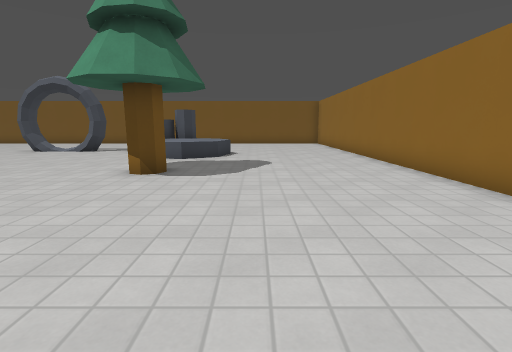
[1] (above)

18 first-person views from a walk through a level from a Godot 3-D game. The camera is 1.2 m above the floor, tilts 10° down and sees 85° across. The floor is counted in squares, 1 m on a side. Each view is taken from the middle of a square. On the plan, view 1 faces up. The plan holds only what a view shows up to about 13 squares ahead; the rest is blank. Surface patterns are stand-ins for the level's own textures.

[2]
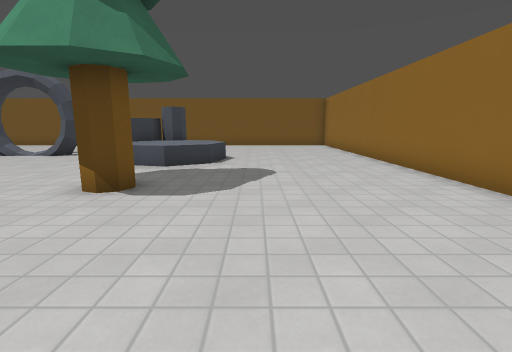

[3]
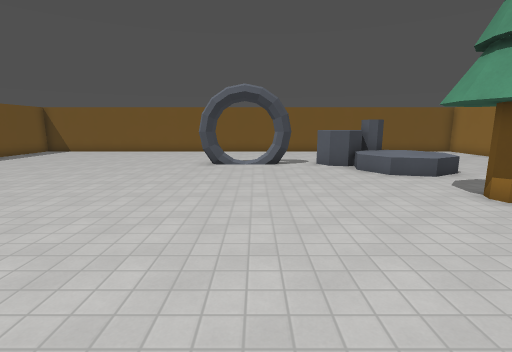

[4]
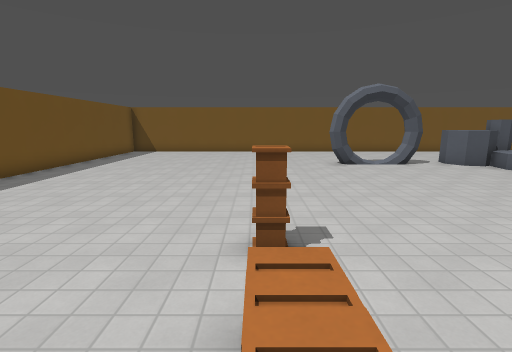

[5]
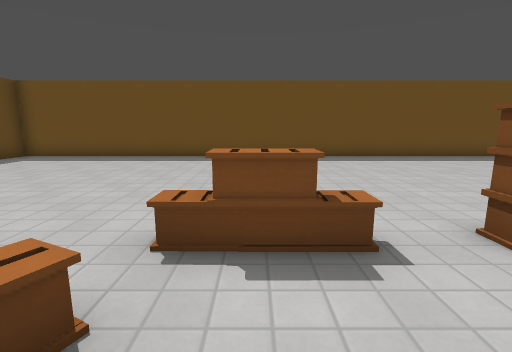

[6]
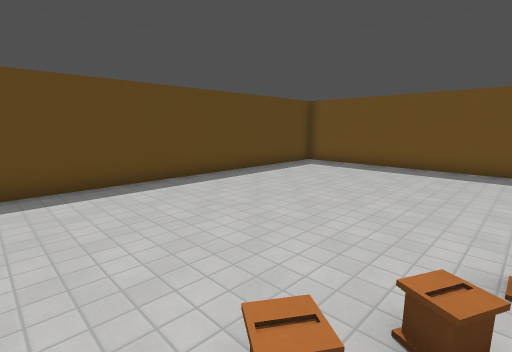

[7]
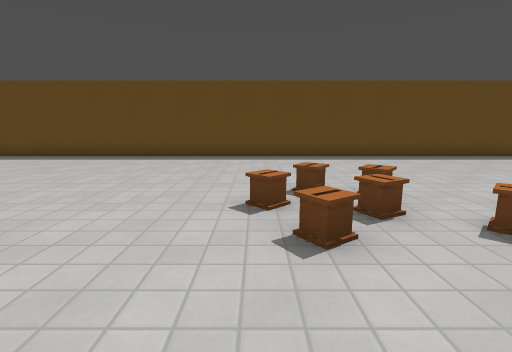

[8]
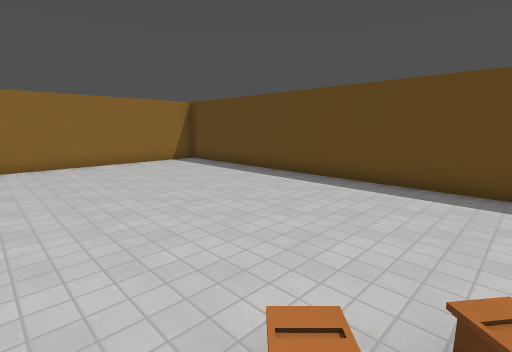

[9]
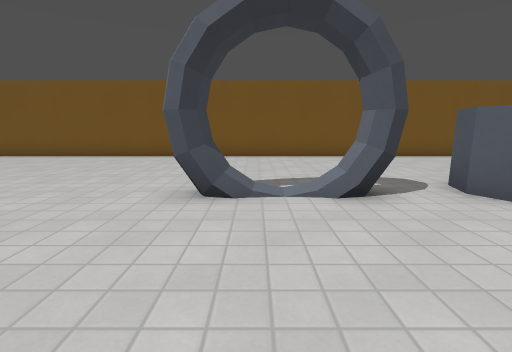

[10]
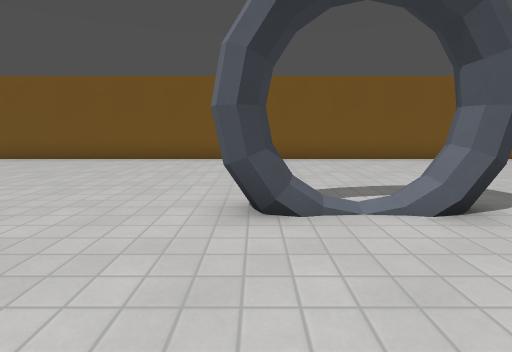

[11]
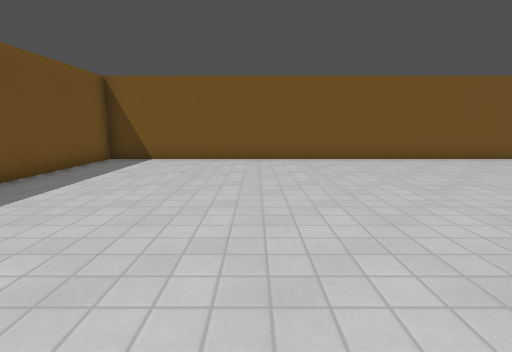

[12]
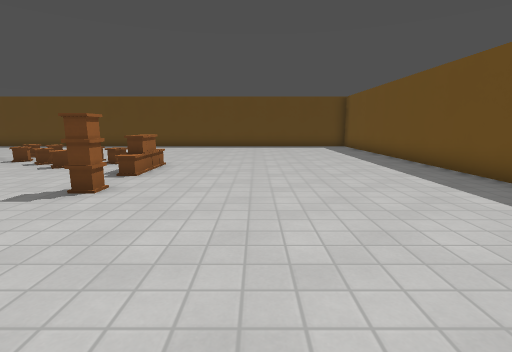

[13]
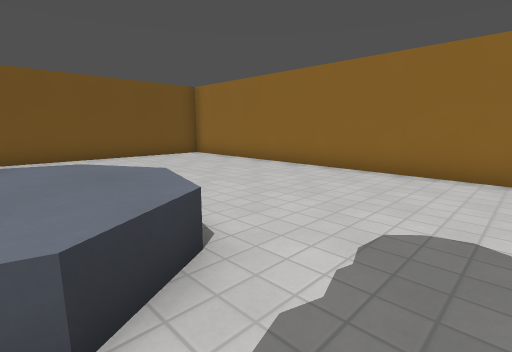

[14]
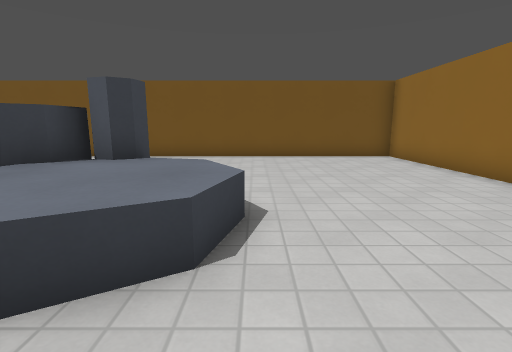

[15]
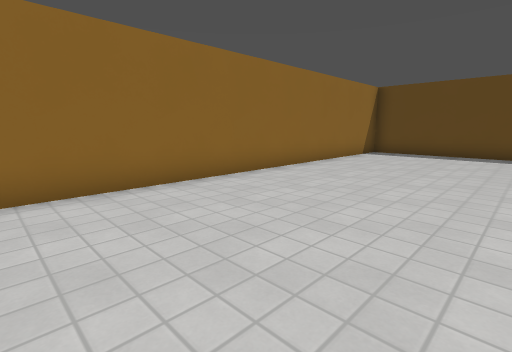

[16]
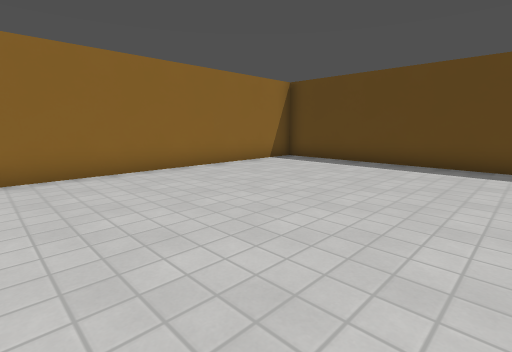

[17]
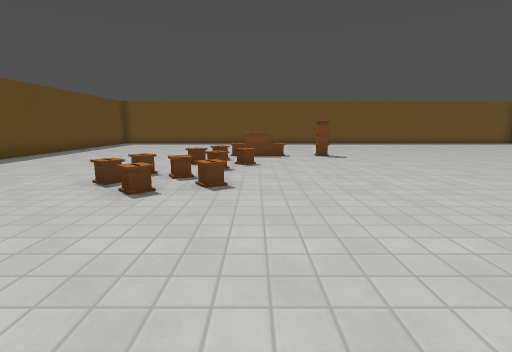

[18]
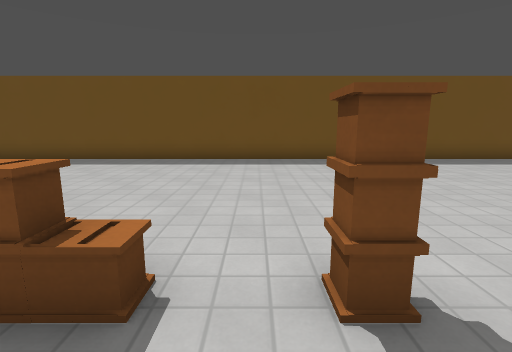

### Floor plan
Points are (right, up) in squares from view 1. A wall is a line through its corners. A room is listed if a view was taken in it or the views show most of it. See-through windows are left out.
Room 1 (views 1, 2, 3, 4, 5, 6, 7, 8, 9, 10, 11, 12, 13, 14, 15, 16, 17, 18)
walls: (-11.4, 13.5) (-11.6, 14); (-2.4, 7.5) (-2.6, 7.1) (-2.9, 7) (-3.3, 7.1) (-3.4, 7.5) (-3.3, 7.9); (-10.5, 13.9) (-11.2, 13.6); (-10.7, 14.1) (-11, 13.5) (-11.5, 13.7); (-7.4, 13.9) (-8, 13.6) (-8.2, 14) (-8, 14.3); (-7.4, 14.1) (-7.7, 13.6) (-8.2, 13.8); (-4.1, 14.3) (-4.3, 13.5) (-5, 13.1) (-5.8, 13.3) (-6.2, 14) (-5.9, 14.8); (-3.4, 13.8) (-3.8, 13.9); (-3, 14.4) (-3.1, 14.2) (-3.8, 13.8); (-23.5, 14.2) (-23.5, -7.5) (4.5, -7.5) (4.5, 20.5) (-23.5, 20.5) (-23.5, 15.9)
low walls: (-10.7, 13.6) (-11.3, 13.8) (-11.4, 14); (-8.3, 13.8) (-8.5, 14.1); (-1.1, 12.7) (-1.5, 11.2) (-2.8, 10.5) (-4.4, 10.9) (-5, 11.9) (-4.6, 13.3)
ways out: gap at (-5, 13); gap at (-3, 14)
objects: box (-15, 2); box (-15, 5)

Positions as (right, up) in squares from view 1, and headings:
1: (0, 0), facing up
2: (0, 2), facing up
3: (-9, 1), facing up
4: (-15, 1), facing up
5: (-12, 2), facing left
6: (-11, 1), facing down-left
7: (-8, 4), facing down
8: (-9, 1), facing down-right
9: (-10, 9), facing up
10: (-11, 10), facing up
11: (-18, 10), facing up
12: (-18, 10), facing down
13: (-3, 9), facing up-right
14: (-1, 9), facing up
15: (-1, 6), facing down-right
16: (-3, 2), facing down-right
17: (-3, 2), facing left
18: (-13, 4), facing left
